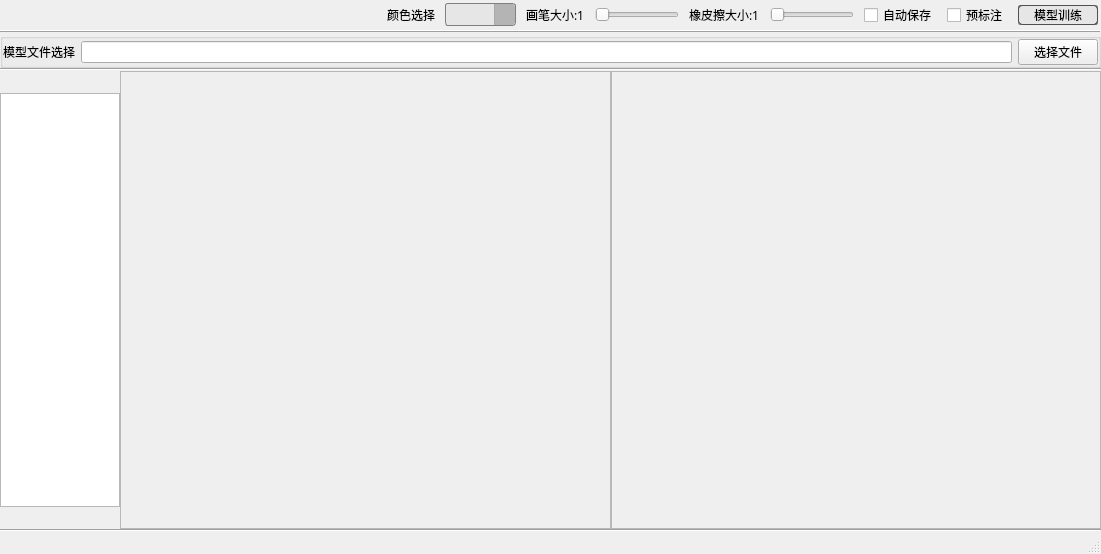
<?xml version="1.0" encoding="UTF-8"?>
<ui version="4.0">
 <class>AiWidget</class>
 <widget class="QMainWindow" name="AiWidget">
  <property name="geometry">
   <rect>
    <x>0</x>
    <y>0</y>
    <width>1101</width>
    <height>554</height>
   </rect>
  </property>
  <property name="windowTitle">
   <string>MainWindow</string>
  </property>
  <widget class="QWidget" name="centralwidget">
   <layout class="QVBoxLayout" name="verticalLayout_2">
    <property name="spacing">
     <number>0</number>
    </property>
    <property name="leftMargin">
     <number>0</number>
    </property>
    <property name="topMargin">
     <number>0</number>
    </property>
    <property name="rightMargin">
     <number>0</number>
    </property>
    <property name="bottomMargin">
     <number>0</number>
    </property>
    <item>
     <layout class="QHBoxLayout" name="horizontalLayout_2">
      <property name="spacing">
       <number>2</number>
      </property>
      <property name="topMargin">
       <number>0</number>
      </property>
      <property name="rightMargin">
       <number>3</number>
      </property>
      <item>
       <widget class="QPushButton" name="btn_open">
        <property name="minimumSize">
         <size>
          <width>30</width>
          <height>30</height>
         </size>
        </property>
        <property name="text">
         <string/>
        </property>
        <property name="flat">
         <bool>true</bool>
        </property>
       </widget>
      </item>
      <item>
       <widget class="QPushButton" name="btn_save">
        <property name="minimumSize">
         <size>
          <width>30</width>
          <height>30</height>
         </size>
        </property>
        <property name="text">
         <string/>
        </property>
        <property name="flat">
         <bool>true</bool>
        </property>
       </widget>
      </item>
      <item>
       <widget class="QPushButton" name="btn_saveOne">
        <property name="minimumSize">
         <size>
          <width>30</width>
          <height>30</height>
         </size>
        </property>
        <property name="text">
         <string/>
        </property>
        <property name="flat">
         <bool>true</bool>
        </property>
       </widget>
      </item>
      <item>
       <widget class="QPushButton" name="btn_pen">
        <property name="minimumSize">
         <size>
          <width>30</width>
          <height>30</height>
         </size>
        </property>
        <property name="text">
         <string/>
        </property>
        <property name="flat">
         <bool>true</bool>
        </property>
       </widget>
      </item>
      <item>
       <widget class="QPushButton" name="btn_polygon">
        <property name="minimumSize">
         <size>
          <width>30</width>
          <height>30</height>
         </size>
        </property>
        <property name="text">
         <string/>
        </property>
        <property name="flat">
         <bool>true</bool>
        </property>
       </widget>
      </item>
      <item>
       <widget class="QPushButton" name="btn_delete">
        <property name="minimumSize">
         <size>
          <width>30</width>
          <height>30</height>
         </size>
        </property>
        <property name="text">
         <string/>
        </property>
        <property name="flat">
         <bool>true</bool>
        </property>
       </widget>
      </item>
      <item>
       <widget class="QPushButton" name="btn_eraser">
        <property name="minimumSize">
         <size>
          <width>30</width>
          <height>30</height>
         </size>
        </property>
        <property name="text">
         <string/>
        </property>
        <property name="flat">
         <bool>true</bool>
        </property>
       </widget>
      </item>
      <item>
       <widget class="QPushButton" name="btn_help">
        <property name="minimumSize">
         <size>
          <width>30</width>
          <height>30</height>
         </size>
        </property>
        <property name="text">
         <string/>
        </property>
        <property name="flat">
         <bool>true</bool>
        </property>
       </widget>
      </item>
      <item>
       <spacer name="horizontalSpacer">
        <property name="orientation">
         <enum>Qt::Horizontal</enum>
        </property>
        <property name="sizeHint" stdset="0">
         <size>
          <width>40</width>
          <height>20</height>
         </size>
        </property>
       </spacer>
      </item>
      <item>
       <layout class="QHBoxLayout" name="horizontalLayout_7">
        <property name="spacing">
         <number>10</number>
        </property>
        <property name="leftMargin">
         <number>0</number>
        </property>
        <item>
         <widget class="QLabel" name="label">
          <property name="font">
           <font>
            <family>微软雅黑</family>
           </font>
          </property>
          <property name="text">
           <string>颜色选择</string>
          </property>
         </widget>
        </item>
        <item>
         <widget class="QComboBox" name="cmbx_colorSlct">
          <property name="font">
           <font>
            <family>微软雅黑</family>
           </font>
          </property>
          <property name="styleSheet">
           <string notr="true">QComboBox {
    border: 1px solid gray;
    border-radius: 3px;
    padding: 1px 2px 1px 2px;
    background-color: rgb(230,230,230);
}

QComboBox::drop-down {
	background-color: rgb(180,180,180);
    subcontrol-origin: padding;
    subcontrol-position: top right;
    width: 20px;
    border-left-width: 1px;
    border-left-color: darkgray;
    border-left-style: solid;
    border-top-right-radius: 3px; 
    border-bottom-right-radius: 3px;
}
QComboBox::down-arrow {
    image: url(:/aiImageIcon/aiImgIcon/down.png);
}

QComboBox QAbstractItemView
{
background-color:rgba(225, 225, 255, 180);
height:1000px;
border: 12px; 
color: red; 
selection-color: green;
selection-background-color: rgb(210,210,210); 
}</string>
          </property>
         </widget>
        </item>
        <item>
         <widget class="QLabel" name="label_pen">
          <property name="font">
           <font>
            <family>微软雅黑</family>
           </font>
          </property>
          <property name="styleSheet">
           <string notr="true">selection-color: rgb(85, 255, 0);</string>
          </property>
          <property name="text">
           <string>画笔大小:1</string>
          </property>
         </widget>
        </item>
        <item>
         <widget class="QSlider" name="m_hSliderpen">
          <property name="orientation">
           <enum>Qt::Horizontal</enum>
          </property>
         </widget>
        </item>
        <item>
         <widget class="QLabel" name="label_eraser">
          <property name="font">
           <font>
            <family>微软雅黑</family>
           </font>
          </property>
          <property name="text">
           <string>橡皮擦大小:1</string>
          </property>
         </widget>
        </item>
        <item>
         <widget class="QSlider" name="m_hSlidereraser">
          <property name="orientation">
           <enum>Qt::Horizontal</enum>
          </property>
         </widget>
        </item>
        <item>
         <widget class="QCheckBox" name="chkbx_autoSave">
          <property name="font">
           <font>
            <family>微软雅黑</family>
           </font>
          </property>
          <property name="text">
           <string>自动保存</string>
          </property>
         </widget>
        </item>
        <item>
         <widget class="QCheckBox" name="chkbx_preSeg">
          <property name="font">
           <font>
            <family>微软雅黑</family>
           </font>
          </property>
          <property name="text">
           <string>预标注</string>
          </property>
         </widget>
        </item>
        <item>
         <widget class="QPushButton" name="btn_trainModel">
          <property name="minimumSize">
           <size>
            <width>80</width>
            <height>0</height>
           </size>
          </property>
          <property name="font">
           <font>
            <family>微软雅黑</family>
           </font>
          </property>
          <property name="styleSheet">
           <string notr="true">QPushButton{
background-color:rgb(230,230,230);
border-radius: 3px;
border: 1px groove rgb(80, 80, 80)
}

QPushButton::hover{
background-color:rgb(0, 153, 255, 60);
}

QPushButton:pressed{
background-color: rgb(0, 153, 255,120);
border-style: inset; 
}</string>
          </property>
          <property name="text">
           <string>模型训练</string>
          </property>
         </widget>
        </item>
       </layout>
      </item>
     </layout>
    </item>
    <item>
     <widget class="Line" name="line">
      <property name="frameShadow">
       <enum>QFrame::Raised</enum>
      </property>
      <property name="orientation">
       <enum>Qt::Horizontal</enum>
      </property>
     </widget>
    </item>
    <item>
     <layout class="QHBoxLayout" name="horizontalLayout_4">
      <property name="spacing">
       <number>7</number>
      </property>
      <property name="topMargin">
       <number>0</number>
      </property>
      <item>
       <widget class="QGroupBox" name="grpBx_model">
        <property name="title">
         <string/>
        </property>
        <layout class="QHBoxLayout" name="horizontalLayout_6">
         <property name="leftMargin">
          <number>0</number>
         </property>
         <property name="topMargin">
          <number>0</number>
         </property>
         <property name="rightMargin">
          <number>0</number>
         </property>
         <property name="bottomMargin">
          <number>0</number>
         </property>
         <item>
          <widget class="QLabel" name="label_modelSlct">
           <property name="font">
            <font>
             <family>微软雅黑</family>
            </font>
           </property>
           <property name="text">
            <string>模型文件选择</string>
           </property>
          </widget>
         </item>
         <item>
          <widget class="QLineEdit" name="lineEdit"/>
         </item>
         <item>
          <widget class="QPushButton" name="btn_model">
           <property name="font">
            <font>
             <family>微软雅黑</family>
            </font>
           </property>
           <property name="text">
            <string>选择文件</string>
           </property>
          </widget>
         </item>
        </layout>
       </widget>
      </item>
     </layout>
    </item>
    <item>
     <widget class="Line" name="line_3">
      <property name="orientation">
       <enum>Qt::Horizontal</enum>
      </property>
     </widget>
    </item>
    <item>
     <layout class="QHBoxLayout" name="horizontalLayout">
      <property name="spacing">
       <number>0</number>
      </property>
      <property name="leftMargin">
       <number>0</number>
      </property>
      <item>
       <layout class="QVBoxLayout" name="verticalLayout">
        <item>
         <widget class="QPushButton" name="btn_back">
          <property name="maximumSize">
           <size>
            <width>120</width>
            <height>16777215</height>
           </size>
          </property>
          <property name="text">
           <string/>
          </property>
          <property name="flat">
           <bool>true</bool>
          </property>
         </widget>
        </item>
        <item>
         <widget class="QListWidget" name="listWidget">
          <property name="sizePolicy">
           <sizepolicy hsizetype="Preferred" vsizetype="Expanding">
            <horstretch>0</horstretch>
            <verstretch>0</verstretch>
           </sizepolicy>
          </property>
          <property name="maximumSize">
           <size>
            <width>120</width>
            <height>16777215</height>
           </size>
          </property>
         </widget>
        </item>
        <item>
         <widget class="QPushButton" name="btn_next">
          <property name="maximumSize">
           <size>
            <width>120</width>
            <height>16777215</height>
           </size>
          </property>
          <property name="text">
           <string/>
          </property>
          <property name="flat">
           <bool>true</bool>
          </property>
         </widget>
        </item>
       </layout>
      </item>
      <item>
       <widget class="QFrame" name="frame_2">
        <property name="sizePolicy">
         <sizepolicy hsizetype="Expanding" vsizetype="Preferred">
          <horstretch>0</horstretch>
          <verstretch>0</verstretch>
         </sizepolicy>
        </property>
        <property name="frameShape">
         <enum>QFrame::StyledPanel</enum>
        </property>
        <property name="frameShadow">
         <enum>QFrame::Raised</enum>
        </property>
        <layout class="QHBoxLayout" name="horizontalLayout_3">
         <property name="leftMargin">
          <number>0</number>
         </property>
         <property name="topMargin">
          <number>0</number>
         </property>
         <property name="rightMargin">
          <number>0</number>
         </property>
         <property name="bottomMargin">
          <number>0</number>
         </property>
         <item>
          <layout class="QHBoxLayout" name="hlay_src"/>
         </item>
        </layout>
       </widget>
      </item>
      <item>
       <widget class="QFrame" name="frame">
        <property name="sizePolicy">
         <sizepolicy hsizetype="Expanding" vsizetype="Preferred">
          <horstretch>0</horstretch>
          <verstretch>0</verstretch>
         </sizepolicy>
        </property>
        <property name="frameShape">
         <enum>QFrame::StyledPanel</enum>
        </property>
        <property name="frameShadow">
         <enum>QFrame::Raised</enum>
        </property>
        <layout class="QHBoxLayout" name="horizontalLayout_5">
         <property name="leftMargin">
          <number>0</number>
         </property>
         <property name="topMargin">
          <number>0</number>
         </property>
         <property name="rightMargin">
          <number>0</number>
         </property>
         <property name="bottomMargin">
          <number>0</number>
         </property>
         <item>
          <layout class="QHBoxLayout" name="hlay_label"/>
         </item>
        </layout>
       </widget>
      </item>
     </layout>
    </item>
    <item>
     <widget class="Line" name="line_2">
      <property name="orientation">
       <enum>Qt::Horizontal</enum>
      </property>
     </widget>
    </item>
   </layout>
  </widget>
  <widget class="QStatusBar" name="statusbar"/>
 </widget>
 <resources/>
 <connections/>
</ui>
